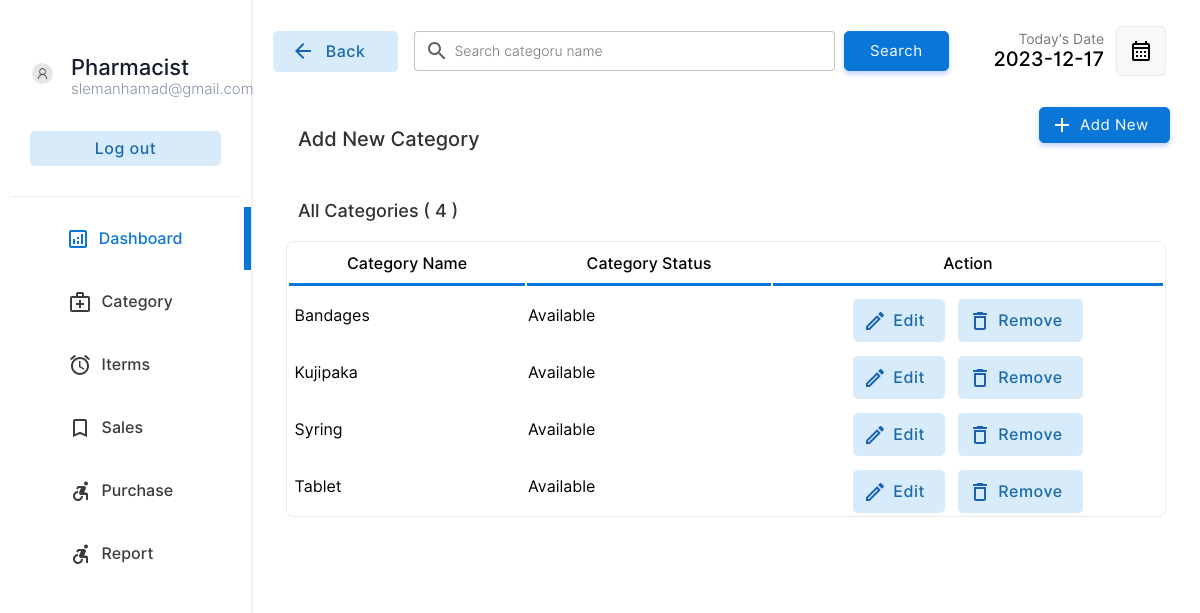
Screenshot of /pharmacist/category.php (signed in) with the database file from the repository.
### tables this page shows
CREATE TABLE `category` (
  `category_id` int NOT NULL AUTO_INCREMENT,
  `category_name` varchar(100) NOT NULL,
  `category_status` int DEFAULT NULL,
  `user_id` int NOT NULL,
  PRIMARY KEY (`category_id`)
);

### pharmacist/category.php (the view, shortened to what this page needs)
<!DOCTYPE html>
<html lang="en">
<head>
    <link rel="stylesheet" href="../css/animations.css">
    <link rel="stylesheet" href="../css/main.css">
    <link rel="stylesheet" href="../css/admin.css">
</head>
<body>
            <?php
            include("../connection.php");
            ?>
    <div class="container">
        <div class="menu">
            <table class="menu-container" border="0">
                <tr>
                <td style="padding:10px" colspan="2">
                        <table border="0" class="profile-container">
                            <tr>
                                <td width="30%" style="padding-left:20px" >
                                    <img src="../img/user.png" alt="" width="100%" style="border-radius:50%">
                                </td>
                                <td style="padding:0px;margin:0px;">
                                    <p class="profile-title"><?php echo $_SESSION["user_role"];?></p>
                                    <p class="profile-subtitle"><?php echo $_SESSION["username"];?></p>
                                </td>
                            </tr>
                            <tr>
                                <td colspan="2">
                                    <a href="../action/log_out.php" ><input type="button" value="Log out" class="logout-btn btn-primary-soft btn"></a>
                                </td>
                            </tr>
                    </table>
                    </td>
                </tr>
                <tr class="menu-row" >
                    <td class="menu-btn menu-icon-dashbord menu-active menu-icon-dashbord-active" >
                        <a href="index.php" class="non-style-link-menu non-style-link-menu-active"><div><p class="menu-text">Dashboard</p></a></div></a>
                <tr class="menu-row">
                    <td class="menu-btn menu-icon-doctor ">
                        <a href="category.php" class="non-style-link-menu "><div><p class="menu-text">Category</p></a></div>
                <tr class="menu-row" >
                    <td class="menu-btn menu-icon-schedule">
                        <a href="iterm.php" class="non-style-link-menu"><div><p class="menu-text">Iterms</p></div></a>
                    </td>
                </tr>
                <tr class="menu-row">
                    <td class="menu-btn menu-icon-appoinment">
                        <a href="sales.php" class="non-style-link-menu"><div><p class="menu-text">Sales</p></a></div>
                    </td>
                </tr>
                <tr class="menu-row" >
                    <td class="menu-btn menu-icon-patient">
                        <a href="purchase.php" class="non-style-link-menu"><div><p class="menu-text">Purchase</p></a></div>
                    </td>
                </tr>
                <tr class="menu-row" >
                    <td class="menu-btn menu-icon-patient">
                        <a href="report.php" class="non-style-link-menu"><div><p class="menu-text">Report</p></a></div>
                    </td>
                </tr>
        <div class="dash-body">
            <table border="0" width="100%" style=" border-spacing: 0;margin:0;padding:0;margin-top:25px; ">
                <tr >
                    <td width="13%">
                        <a href="category.php" ><button  class="login-btn btn-primary-soft btn btn-icon-back"  style="padding-top:11px;padding-bottom:11px;margin-left:20px;width:125px"><font class="tn-in-text">Back</font></button></a>
                    </td>
                    <td>
                        <form action="" method="post" class="header-search">
                            <input type="search" name="search" class="input-text header-searchbar" placeholder="Search categoru name" list="category">&nbsp;&nbsp;
                            <input type="Submit" value="Search" class="login-btn btn-primary btn" style="padding-left: 25px;padding-right: 25px;padding-top: 10px;padding-bottom: 10px;">
                        </form>
                    </td>
                    <td width="15%">
                        <p style="font-size: 14px;color: rgb(119, 119, 119);padding: 0;margin: 0;text-align: right;">
                            Today's Date
                        </p>
                        <p class="heading-sub12" style="padding: 0;margin: 0;">
                            <?php
                        $date = date('Y-m-d');
                        echo $date;
                        ?>
                        </p>
                    </td>
                    <td width="10%">
                        <button  class="btn-label"  style="display: flex;justify-content: center;align-items: center;"><img src="../img/calendar.svg" width="100%"></button>
                    </td>
                </tr>
                <tr >
                    <td colspan="2" style="padding-top:30px;">
                        <p class="heading-main12" style="margin-left: 45px;font-size:20px;color:rgb(49, 49, 49)">Add New Category</p>
                    </td>
                    <td colspan="2">
                        <a href="?action=add&id=none&error=0" class="non-style-link"><button  class="login-btn btn-primary btn button-icon"  style="display: flex;justify-content: center;align-items: center;margin-left:75px;background-image: url('../img/icons/add.svg');">Add New</font></button>
                            </a></td>
                </tr>
                <tr>
                    <?php
                        $count = $conn->query("SELECT * from category order by category_name asc");
                        $number = $count->num_rows;
                    ?>
                    <td colspan="4" style="padding-top:10px;">
                        <p class="heading-main12" style="margin-left: 45px;font-size:18px;color:rgb(49, 49, 49)">All Categories ( <?php echo $number;?> )</p>
                    </td>
                </tr>
                <tr>
                   <td colspan="4">
                       <center>
                        <div class="abc scroll">
                        <table width="93%" class="sub-table scrolldown" border="0">
                        <thead>
                        <tr>
                                <th class="table-headin">
                                Category Name
                                </th>
                                <th class="table-headin">
                                    Category Status
                                </th>
                                <th class="table-headin">
                                    Action
                                </th>
                                </tr>
                        </thead>
                        <tbody>
                            <?php
                                $all_cat = $conn->query("SELECT * from category order by category_name asc");
                                if($all_cat->num_rows > 0){
                                    while($row = $all_cat->fetch_array()){
                                        $status = "";
                                        if($row["category_status"] == 1){
                                            $status = "Available";
                                        }else{
                                            $status = "Not Available";
                                        }
                                        echo '<tr>
                                        <td> &nbsp;'.
                                            $row["category_name"]
                                        .'</td>
                                        <td>
                                            '.$status.'
                                        </td>
                                        <td>
                                        <div style="display:flex;justify-content: center;">
                                        <a href="?action=edit&id='. $row["category_id"].'&error=0" class="non-style-link"><button  class="btn-primary-soft btn button-icon btn-edit"  style="padding-left: 40px;padding-top: 12px;padding-bottom: 12px;margin-top: 10px;"><font class="tn-in-text">Edit</font></button></a>
                                       &nbsp;&nbsp;&nbsp;
                                       <a href="?action=drop&id='.$row["category_id"].'&name='.$row["category_name"].'" class="non-style-link"><button  class="btn-primary-soft btn button-icon btn-delete"  style="padding-left: 40px;padding-top: 12px;padding-bottom: 12px;margin-top: 10px;"><font class="tn-in-text">Remove</font></button></a>
                                        </div>
                                        </td>
                                    </tr>';
                                    }
                                }
                            ?>
                            </tbody>
                        </table>
                        </div>
                        </center>
                   </td>
                </tr>
            </table>
        </div>
</body>
</html>

### css/main.css (style rules this page uses)
:root { --primarycolor: #0A76D8; --primarycolorhover: #006dd3; --btnice:#D8EBFA; --btnnicetext:#1b62b3; }
body { margin: 0; padding: 0; border-spacing: 0; font-family: 'Inter', sans-serif; }
.input-text { border-radius: 4px; border: 0.5px solid rgb(226, 226, 226); padding: 10px; width: 92%; transition: 0.2s; outline: none; }
.input-text { border: 1px solid #e9ecef; font-size: 14px; line-height: 26px; background-color: #fff; display: block; width: 100%; padding: .375rem .75rem; font-weight: 300; line-height: 1.5; color: #212529; background-color: #fff; background-clip: padding-box; -webkit-appearance: none; -moz-appearance: none; appearance: none; border-radius: .25rem; transition: border-color .15s ease-in-out,box-shadow .15s ease-in-out; }
.input-text::placeholder { font-family: 'Inter', sans-serif; }
.btn { cursor: pointer; padding: 8px 20px; outline: none; text-decoration: none; font-size: 15px; letter-spacing: 0.5px; transition: all 0.3s; border-radius: 5px; font-family: 'Inter', sans-serif; }
.btn-primary { background-color: var(--primarycolor) ; border: 1px solid var(--primarycolor) ; color: #fff ; box-shadow: 0 3px 5px 0 rgba(57,108,240,0.3); }
.btn-primary-soft { background-color: #D8EBFA ; color: #1969AA; font-weight: 500; font-size: 16px; border: none; }
.non-style-link:link, .non-style-link:visited, .non-style-link:hover, .non-style-link:active { text-decoration: none; color: rgb(43, 43, 43); }
.btn-label { margin-left: 10px; padding: 12px 12px; outline: none; text-decoration: none; font-size: 15px; letter-spacing: 0.5px; transition: all 0.3s; border-radius: 5px; background-color: #f0f0f073; border: 1px solid rgba(57,108,240,0.1) ; font-family: 'Inter', sans-serif; }
.sub-table { border: 1px solid #ebebeb; border-radius: 8px; }
.table-headin { font-size: 16px; font-weight: 500; padding: 10px; border-bottom: 3px solid var(--primarycolor); }
.abc { width: 100%; height: 550px; overflow: auto; }
input[type=search] { background-image: url('../img/search.svg'); background-position: 10px 50%; background-repeat: no-repeat; transition: 0.5s; padding: 8px 20px 8px 40px; }
.button-icon { background-position: 10px 50%; background-repeat: no-repeat; transition: 0.5s; padding: 8px 20px 8px 40px; }
.menu-btn { padding:6px; color: #3b3b3b; background-position: 30% 50%; background-repeat: no-repeat; transition: 0.5s; }
.menu-text { padding-left: 40%; font-weight: 500; font-size: 16px; }
.menu-active { color: var(--primarycolor); border-right: 7px solid var(--primarycolor); background-color: var(); }
.non-style-link-menu:link, .non-style-link-menu:visited, .non-style-link-menu:active { text-decoration: none; color: #3b3b3b; }
.non-style-link-menu-active:link, .non-style-link-menu-active:visited, .non-style-link-menu-active:active { text-decoration: none; color: var(--primarycolor); }
.menu-icon-dashbord { background-image: url('../img/icons/dashboard.svg'); }
.menu-icon-doctor { background-image: url('../img/icons/doctors.svg'); }
.menu-icon-schedule { background-image: url('../img/icons/schedule.svg'); }
.menu-icon-appoinment { background-image: url('../img/icons/book.svg'); }
.menu-icon-patient { background-image: url('../img/icons/patients.svg'); }
.menu-icon-dashbord:hover,.menu-icon-dashbord-active { color: var(--primarycolor); background-image: url('../img/icons/dashboard-hover.svg'); }
.btn-icon-back { background-image: url('../img/icons/back-iceblue.svg'); background-position: 18px 50%; background-repeat: no-repeat; transition: 0.5s; padding: 8px 20px 8px 40px; }
.btn-edit { background-image: url('../img/icons/edit-iceblue.svg'); }
.btn-delete { background-image: url('../img/icons/delete-iceblue.svg'); }

### pharmacist/category.php (style rules this page uses)
.sub-table { animation: transitionIn-Y-bottom 0.5s; }

### rows the page displays
category: category_name "Bandages", category_status "Available"
category: category_name "Kujipaka", category_status "Available"
category: category_name "Syring", category_status "Available"
category: category_name "Tablet", category_status "Available"

### other values shown
$_SESSION["user_role"] "Pharmacist"
$_SESSION["username"] "slemanhamad@gmail.com"
$number "4"
